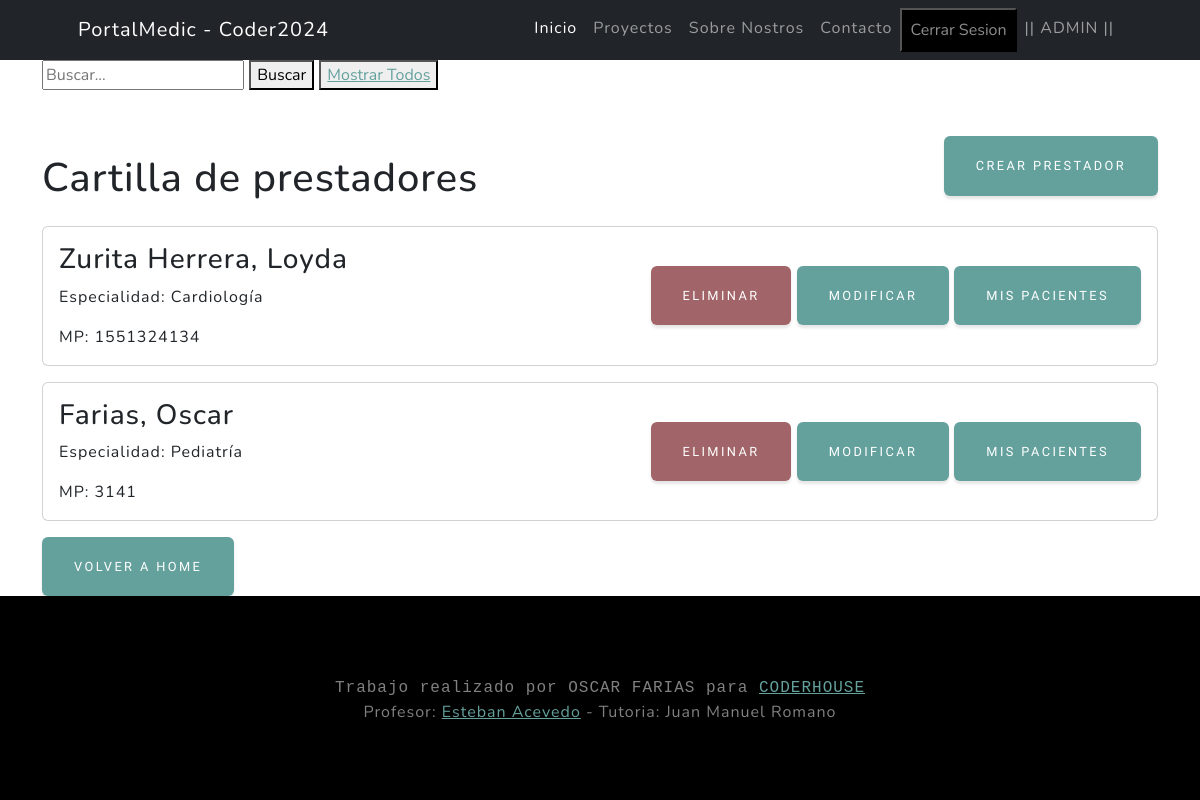
/medicos/medicos/list (signed in), run on the app's committed database.
### medicos/models.py (models this page shows, shortened)
class Medicos(models.Model):
    nombre = models.CharField(max_length=100, null=False, blank=True)
    apellido = models.CharField(max_length=100, null=False, blank=True)
    DNI = models.PositiveIntegerField(unique=True,null=True)
    nacionalidad= models.ForeignKey(Nacionalidad, on_delete=models.SET_NULL, null=True)
    matricula = models.PositiveIntegerField(unique=True, null=False, blank=False,verbose_name="Matricula Nacional")
    especialidad = models.ForeignKey(Especialidad, on_delete=models.SET_NULL, null=True)
    class Meta:
        verbose_name = "Medicos"
        verbose_name_plural = "Medicos"

class Especialidad(models.Model):
    especialidad = models.CharField(max_length=50, unique=True)
    def __str__(self) -> str:
        return self.especialidad
    class Meta:
        verbose_name = "Especialidad"
        verbose_name_plural = "Especialidades"

### medicos/views.py (the view)
# urls.py: path("medicos/list", medicos_list ,name="medicos_list"),
def medicos_list(request):
    query = request.GET.get('busqueda', '')
    if query:
        medicos = Medicos.objects.filter(
            Q(nombre__icontains=query) |
            Q(apellido__icontains=query) |
            Q(DNI__icontains=query)
        )
    else:
        medicos = Medicos.objects.all()
    return render(request, 'medicos/medicos_list.html', {'medicos': medicos})

### medicos/templates/medicos/medicos_list.html (shortened to what this page needs)
{% extends 'core/base.html' %}
{% block content %}
<div class="container">
    <div class="pb-lg-3">
        <form action="{% url 'medicos:medicos_list' %}" method="get">
            <input type="" name="busqueda" placeholder="Buscar...">
            <button class="" type="submit">Buscar</button>
            <button class="" type="submit"><a href="{% url 'medicos:medicos_list' %}">Mostrar Todos</a></button>
        </form>
    </div>
    <div class="d-flex justify-content-between align-items-center">
        <h1 class="mt-5 mb-4">Cartilla de prestadores</h1>
        <a href="{% url 'medicos:medicos_create'%}" class="btn btn-primary">Crear Prestador</a>
    </div>
    {% if medicos %}
    {% for medico in medicos %}
    <div class="card mb-3">
        <div class="card-body d-flex justify-content-between align-items-center">
            <div>
                <h3 class="card-title">{{medico.apellido}}, {{ medico.nombre }}</h3>
                <p class="card-text">Especialidad: {{ medico.especialidad }}</p>
                <p class="card-text">MP: {{ medico.matricula }}</p>
            </div>
            <div>
                <form method="post" action="{% url 'medicos:medicos_confirm_delete' pk=medico.id%}">
                    <button type="submit" class="btn btn-danger">Eliminar</button>
                    <a href="{% url 'medicos:medicos_update' pk=medico.id%}" class="btn btn-primary">Modificar</a>
                    <a href="{% url 'pacientes:pacientes_list'%}" class="btn btn-primary">Mis Pacientes</a>
                </form>
            </div>
        </div>
    </div>
    {% endfor %}
    {% else %}
    <h1 class="text-center">No se han encontrado resultados</h1>
    {% endif %}
    <a href="{% url 'core:index' %}" class="btn btn-primary">Volver a HOME</a>
</div>
{% endblock content %}

### core/templates/core/base.html (shortened to what this page needs)
{% load static %}
<!DOCTYPE html>
<html lang="es">
<head>
    <link href="{% static 'core/css/styles.css' %}" rel="stylesheet" />
</head>
{% block navbar %}
<nav class="navbar navbar-expand-lg navbar-dark bg-dark">
    <div class="container px-5">
        <a class="navbar-brand" href="{% url 'core:index' %}">PortalMedic - Coder2024</a>
        <div class="collapse navbar-collapse" id="navbarSupportedContent">
            <ul class="navbar-nav ms-auto mb-2 mb-lg-0">
                <li class="nav-item"><a class="nav-link active" aria-current="page"
                        href="{% url 'core:index' %}">Inicio</a></li>
                <li class="nav-item"><a class="nav-link" href="#about">Proyectos</a></li>
                <li class="nav-item"><a class="nav-link" href="#projects">Sobre Nostros</a></li>
                <li class="nav-item"><a class="nav-link"
                        href="https://api.whatsapp.com/send/?phone=%2B5493814761261&text&type=phone_number&app_absent=0"
                        target="_blank">Contacto</a></li>
                {% if user.is_authenticated %}
                <form action="{% url 'core:logout' %}" method="POST">
                    <button type="submit" class="nav-link nav-item bg-black ">Cerrar Sesion</button>
                </form>
                <li class="nav-item"><a class="nav-link" href="">|| {{user.username.upper}} ||</a></li>
                {% else %}
                <li class="nav-item"><a class="nav-link" href="{% url 'core:login' %}">Iniciar Sesion</a></li>
                {% endif %}
            </ul>
        </div>
    </div>
</nav>
{% endblock navbar %}
<body>
    {% block content %}
    {% endblock content %}
</body>
{% block footer %}
<footer class="footer mt-auto bg-black big text-center text-white-50">
    <div class="container big px-4 px-lg-5 font-monospace">Trabajo realizado por OSCAR FARIAS para <a
            href="https://www.coderhouse.com/ar/">CODERHOUSE</a></div>
    <div class="container px-4 px-lg-5">Profesor: <a href="https://www.linkedin.com/in/esteban-acevedo-aberastain/?originalSubdomain=ar">Esteban Acevedo</a> - Tutoria: Juan Manuel Romano</div>
</footer>
{% endblock footer %}

### data on the page
Medicos: apellido "Zurita Herrera", nombre "Loyda", especialidad "Cardiología", matricula "1551324134"
Medicos: apellido "Farias", nombre "Oscar", especialidad "Pediatría", matricula "3141"

### other printed values
{{ user.username.upper }} "ADMIN"
